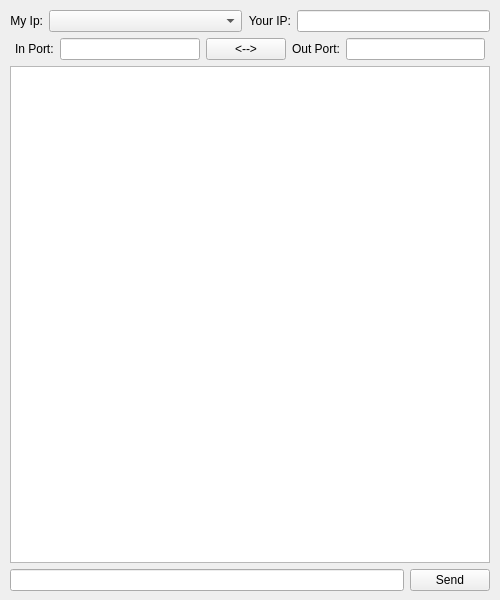
<?xml version="1.0" encoding="UTF-8"?>
<ui version="4.0">
 <class>ChatApp</class>
 <widget class="QWidget" name="ChatApp">
  <property name="geometry">
   <rect>
    <x>0</x>
    <y>0</y>
    <width>500</width>
    <height>600</height>
   </rect>
  </property>
  <property name="windowTitle">
   <string>ChatApp</string>
  </property>
  <widget class="QWidget" name="layoutWidget">
   <property name="geometry">
    <rect>
     <x>10</x>
     <y>10</y>
     <width>480</width>
     <height>581</height>
    </rect>
   </property>
   <layout class="QVBoxLayout" name="verticalLayout" stretch="0,0,0,0">
    <item>
     <layout class="QHBoxLayout" name="horizontalLayout_3">
      <item>
       <widget class="QLabel" name="label_4">
        <property name="sizePolicy">
         <sizepolicy hsizetype="Maximum" vsizetype="Preferred">
          <horstretch>0</horstretch>
          <verstretch>0</verstretch>
         </sizepolicy>
        </property>
        <property name="text">
         <string>My Ip:</string>
        </property>
        <property name="alignment">
         <set>Qt::AlignRight|Qt::AlignTrailing|Qt::AlignVCenter</set>
        </property>
       </widget>
      </item>
      <item>
       <widget class="QComboBox" name="interfaceCombo">
        <property name="enabled">
         <bool>true</bool>
        </property>
        <property name="sizePolicy">
         <sizepolicy hsizetype="Expanding" vsizetype="Fixed">
          <horstretch>0</horstretch>
          <verstretch>0</verstretch>
         </sizepolicy>
        </property>
       </widget>
      </item>
      <item>
       <widget class="QLabel" name="label_3">
        <property name="sizePolicy">
         <sizepolicy hsizetype="Maximum" vsizetype="Preferred">
          <horstretch>0</horstretch>
          <verstretch>0</verstretch>
         </sizepolicy>
        </property>
        <property name="text">
         <string>Your IP:</string>
        </property>
        <property name="alignment">
         <set>Qt::AlignRight|Qt::AlignTrailing|Qt::AlignVCenter</set>
        </property>
       </widget>
      </item>
      <item>
       <widget class="QLineEdit" name="yourIpLineEdit">
        <property name="sizePolicy">
         <sizepolicy hsizetype="Expanding" vsizetype="Fixed">
          <horstretch>0</horstretch>
          <verstretch>0</verstretch>
         </sizepolicy>
        </property>
        <property name="text">
         <string/>
        </property>
       </widget>
      </item>
     </layout>
    </item>
    <item>
     <layout class="QHBoxLayout" name="horizontalLayout_2">
      <property name="leftMargin">
       <number>5</number>
      </property>
      <property name="rightMargin">
       <number>5</number>
      </property>
      <item>
       <widget class="QLabel" name="label">
        <property name="text">
         <string>In Port:</string>
        </property>
       </widget>
      </item>
      <item>
       <widget class="QLineEdit" name="inportLineEdit">
        <property name="sizePolicy">
         <sizepolicy hsizetype="Expanding" vsizetype="Fixed">
          <horstretch>0</horstretch>
          <verstretch>0</verstretch>
         </sizepolicy>
        </property>
        <property name="inputMask">
         <string/>
        </property>
        <property name="text">
         <string/>
        </property>
       </widget>
      </item>
      <item>
       <widget class="QPushButton" name="swapButton">
        <property name="text">
         <string>&lt;--&gt;</string>
        </property>
       </widget>
      </item>
      <item>
       <widget class="QLabel" name="label_2">
        <property name="text">
         <string>Out Port:</string>
        </property>
       </widget>
      </item>
      <item>
       <widget class="QLineEdit" name="outportLineEdit">
        <property name="text">
         <string/>
        </property>
       </widget>
      </item>
     </layout>
    </item>
    <item>
     <widget class="QTextBrowser" name="textBrowser"/>
    </item>
    <item>
     <layout class="QHBoxLayout" name="horizontalLayout">
      <item>
       <widget class="QLineEdit" name="lineEdit"/>
      </item>
      <item>
       <widget class="QPushButton" name="pushButton">
        <property name="text">
         <string>Send</string>
        </property>
       </widget>
      </item>
     </layout>
    </item>
   </layout>
  </widget>
 </widget>
 <resources/>
 <connections/>
</ui>
